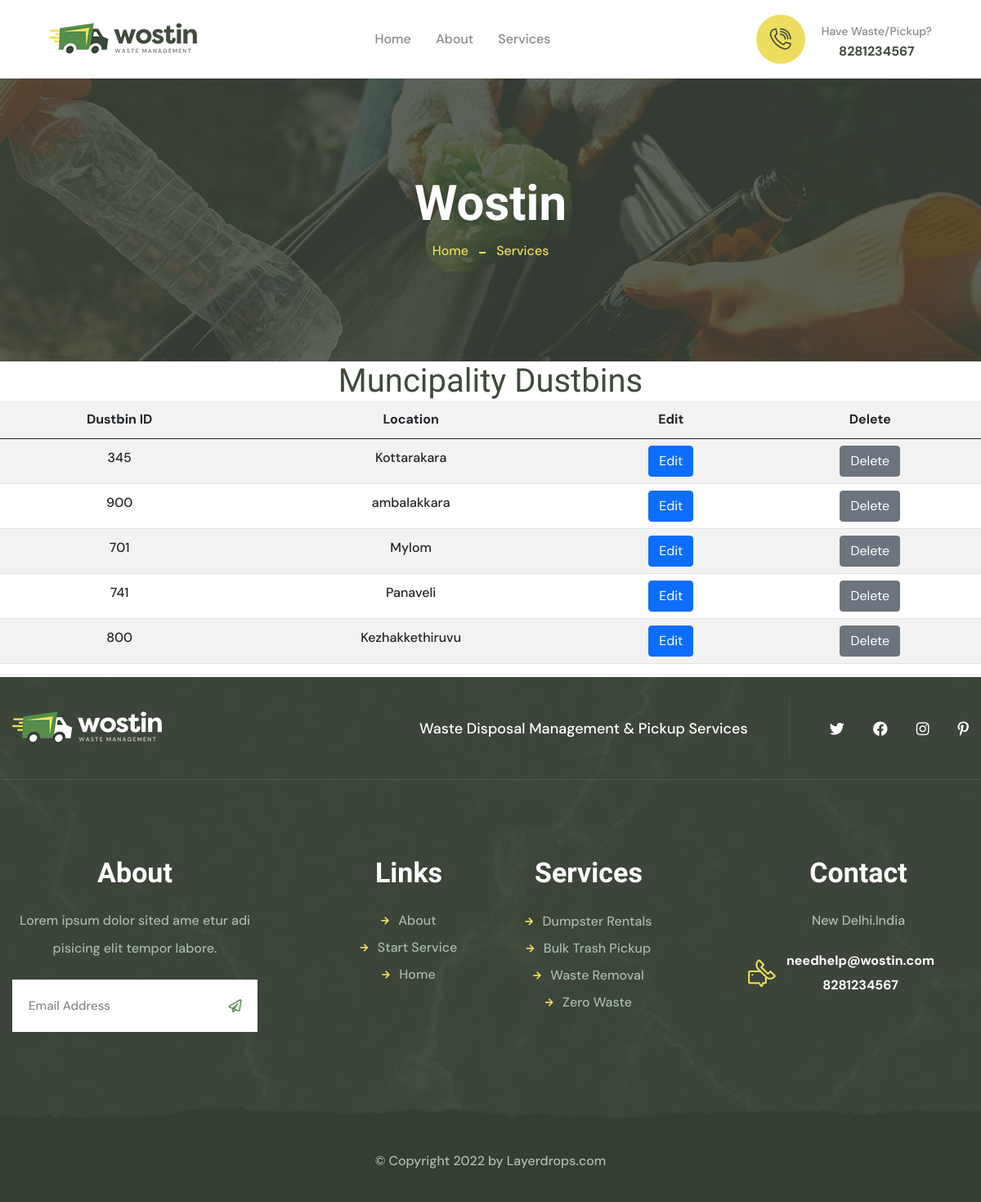
Page /public_dustbin_view (signed in) on the committed database.
### swmapp/models.py (models this page shows)
class Public_Dustbin_Register(models.Model):
    dustbin_id= models.IntegerField()
    location = models.CharField( max_length=50)
    login_id = models.ForeignKey(LoginTable,on_delete=models.CASCADE)
    date = models.DateField(auto_now_add=True)

### swmapp/views.py (the view)
# urls.py: path('public_dustbin_view', views.public_dustbin_view, name='public_dustbin_view'),
def public_dustbin_view(request):
    login_id = request.session.get('muncipalityid')
    if not login_id:
        return render(request, 'public_dustbin_view.html', {'error': 'You are not logged in as a municipality.'})
    try:
        municipalitydata = MuncipalityReg.objects.get(login_id__id=login_id)
        dustbindata = Public_Dustbin_Register.objects.all()
        return render(request, 'public_dustbin_view.html', {'public_dustbin_view': dustbindata})
    except MuncipalityReg.DoesNotExist:
        return render(request, 'public_dustbin_view.html', {'error': 'Municipality not found.'})

### swmapp/templates/public_dustbin_view.html (shortened to what this page needs)
{% extends 'header.html' %}
{% block content %}
<html>
<head>
</head>
<body align="center">
    <h1>Muncipality Dustbins</h1>
    <table class="table table-striped" align="center">
        <tr>
            <th>Dustbin ID</th>
            <th>Location</th>
            <th>Edit</th>
            <th>Delete</th>
          </tr>
        <tbody>
          {% for data in public_dustbin_view %}
           <tr>
           <td>{{ data.dustbin_id }}</td>
           <td>{{ data.location }}</td>
           <td><a class="btn btn-primary" href="{% url 'public_dustbin_update' data.id %}">Edit</a></td>
           <td><a class="btn btn-secondary" href="{% url 'public_dustbin_delete' data.id %}">Delete</a></td>
          {% endfor %}
        </tbody>
    </table>
</body>
</html>
{% endblock %}

### rows in the picture
Public_Dustbin_Register: dustbin_id "345", location "Kottarakara"
Public_Dustbin_Register: dustbin_id "900", location "ambalakkara"
Public_Dustbin_Register: dustbin_id "701", location "Mylom"
Public_Dustbin_Register: dustbin_id "741", location "Panaveli"
Public_Dustbin_Register: dustbin_id "800", location "Kezhakkethiruvu"
